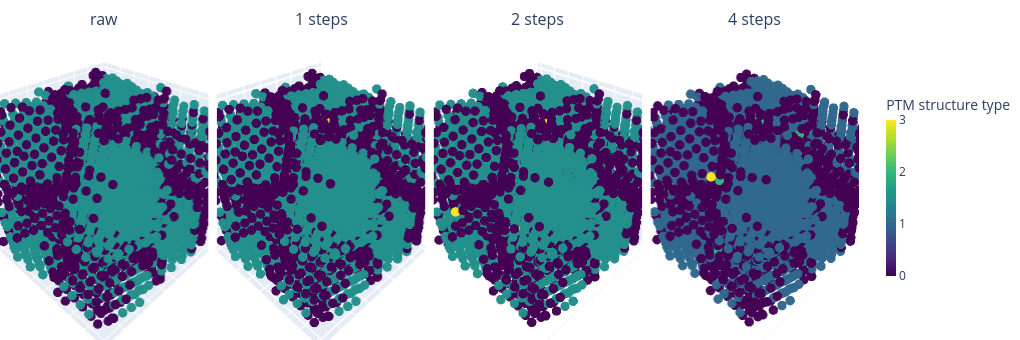

The code cell stored with this chart in its notebook:
### Code cell
# Visualize a compact selected-sample denoising ladder.
# Change COLOR_BY to: "label", "ptm", "a-cna", "i-cna", or "f-cna".
COLOR_BY = "ptm"
PLOT_STEPS = VISUALIZATION_STEPS

try:
    fig = plot_stage_grid(cached_stage_files, selected_sample, steps=PLOT_STEPS, color_by=COLOR_BY)
    fig.show()
except ImportError as exc:
    print("Plotly is required for interactive 3D visualization:", exc)
except Exception as exc:
    print("Visualization failed:", type(exc).__name__, exc)

### Figure 1 — Plotly figure (JSON) as saved in the notebook; plotly's stock layout.template omitted (floating-point values rounded to 4 significant figures; data arrays with more than 128 entries replaced by an {"elided": "..."} marker saying what was removed)
{"data": [{"marker": {"color": {"elided": "3861 int values"}, "colorscale": [[0, "#440154"], [0.1111, "#482878"], [0.2222, "#3e4989"], [0.3333, "#31688e"], [0.4444, "#26828e"], [0.5556, "#1f9e89"], [0.6667, "#35b779"], [0.7778, "#6ece58"], [0.8889, "#b5de2b"], [1, "#fde725"]], "line": {"width": 0}, "opacity": 0.98, "size": 5.5}, "mode": "markers", "scene": "scene", "showlegend": false, "text": {"elided": "3861 str values"}, "type": "scatter3d", "x": {"elided": "3861 float values"}, "y": {"elided": "3861 float values"}, "z": {"elided": "3861 float values"}}, {"marker": {"color": {"elided": "3861 int values"}, "colorscale": [[0, "#440154"], [0.1111, "#482878"], [0.2222, "#3e4989"], [0.3333, "#31688e"], [0.4444, "#26828e"], [0.5556, "#1f9e89"], [0.6667, "#35b779"], [0.7778, "#6ece58"], [0.8889, "#b5de2b"], [1, "#fde725"]], "line": {"width": 0}, "opacity": 0.98, "size": 5.5}, "mode": "markers", "scene": "scene2", "showlegend": false, "text": {"elided": "3861 str values"}, "type": "scatter3d", "x": {"elided": "3861 float values"}, "y": {"elided": "3861 float values"}, "z": {"elided": "3861 float values"}}, {"marker": {"color": {"elided": "3861 int values"}, "colorscale": [[0, "#440154"], [0.1111, "#482878"], [0.2222, "#3e4989"], [0.3333, "#31688e"], [0.4444, "#26828e"], [0.5556, "#1f9e89"], [0.6667, "#35b779"], [0.7778, "#6ece58"], [0.8889, "#b5de2b"], [1, "#fde725"]], "line": {"width": 0}, "opacity": 0.98, "size": 5.5}, "mode": "markers", "scene": "scene3", "showlegend": false, "text": {"elided": "3861 str values"}, "type": "scatter3d", "x": {"elided": "3861 float values"}, "y": {"elided": "3861 float values"}, "z": {"elided": "3861 float values"}}, {"marker": {"color": {"elided": "3861 int values"}, "colorbar": {"len": 0.65, "thickness": 10, "title": {"text": "PTM structure type"}}, "colorscale": [[0, "#440154"], [0.1111, "#482878"], [0.2222, "#3e4989"], [0.3333, "#31688e"], [0.4444, "#26828e"], [0.5556, "#1f9e89"], [0.6667, "#35b779"], [0.7778, "#6ece58"], [0.8889, "#b5de2b"], [1, "#fde725"]], "line": {"width": 0}, "opacity": 0.98, "size": 5.5}, "mode": "markers", "scene": "scene4", "showlegend": false, "text": {"elided": "3861 str values"}, "type": "scatter3d", "x": {"elided": "3861 float values"}, "y": {"elided": "3861 float values"}, "z": {"elided": "3861 float values"}}], "layout": {"annotations": [{"font": {"size": 16}, "showarrow": false, "text": "raw", "x": 0.1212, "xanchor": "center", "xref": "paper", "y": 1, "yanchor": "bottom", "yref": "paper"}, {"font": {"size": 16}, "showarrow": false, "text": "1 steps", "x": 0.3738, "xanchor": "center", "xref": "paper", "y": 1, "yanchor": "bottom", "yref": "paper"}, {"font": {"size": 16}, "showarrow": false, "text": "2 steps", "x": 0.6262, "xanchor": "center", "xref": "paper", "y": 1, "yanchor": "bottom", "yref": "paper"}, {"font": {"size": 16}, "showarrow": false, "text": "4 steps", "x": 0.8788, "xanchor": "center", "xref": "paper", "y": 1, "yanchor": "bottom", "yref": "paper"}], "height": 340, "margin": {"b": 0, "l": 0, "r": 0, "t": 32}, "scene": {"aspectmode": "data", "domain": {"x": [0, 0.2425], "y": [0, 1]}, "xaxis": {"showticklabels": false, "title": {"text": ""}}, "yaxis": {"showticklabels": false, "title": {"text": ""}}, "zaxis": {"showticklabels": false, "title": {"text": ""}}}, "scene2": {"aspectmode": "data", "domain": {"x": [0.2525, 0.495], "y": [0, 1]}, "xaxis": {"showticklabels": false, "title": {"text": ""}}, "yaxis": {"showticklabels": false, "title": {"text": ""}}, "zaxis": {"showticklabels": false, "title": {"text": ""}}}, "scene3": {"aspectmode": "data", "domain": {"x": [0.505, 0.7475], "y": [0, 1]}, "xaxis": {"showticklabels": false, "title": {"text": ""}}, "yaxis": {"showticklabels": false, "title": {"text": ""}}, "zaxis": {"showticklabels": false, "title": {"text": ""}}}, "scene4": {"aspectmode": "data", "domain": {"x": [0.7575, 1], "y": [0, 1]}, "xaxis": {"showticklabels": false, "title": {"text": ""}}, "yaxis": {"showticklabels": false, "title": {"text": ""}}, "zaxis": {"showticklabels": false, "title": {"text": ""}}}, "width": 1020}}
